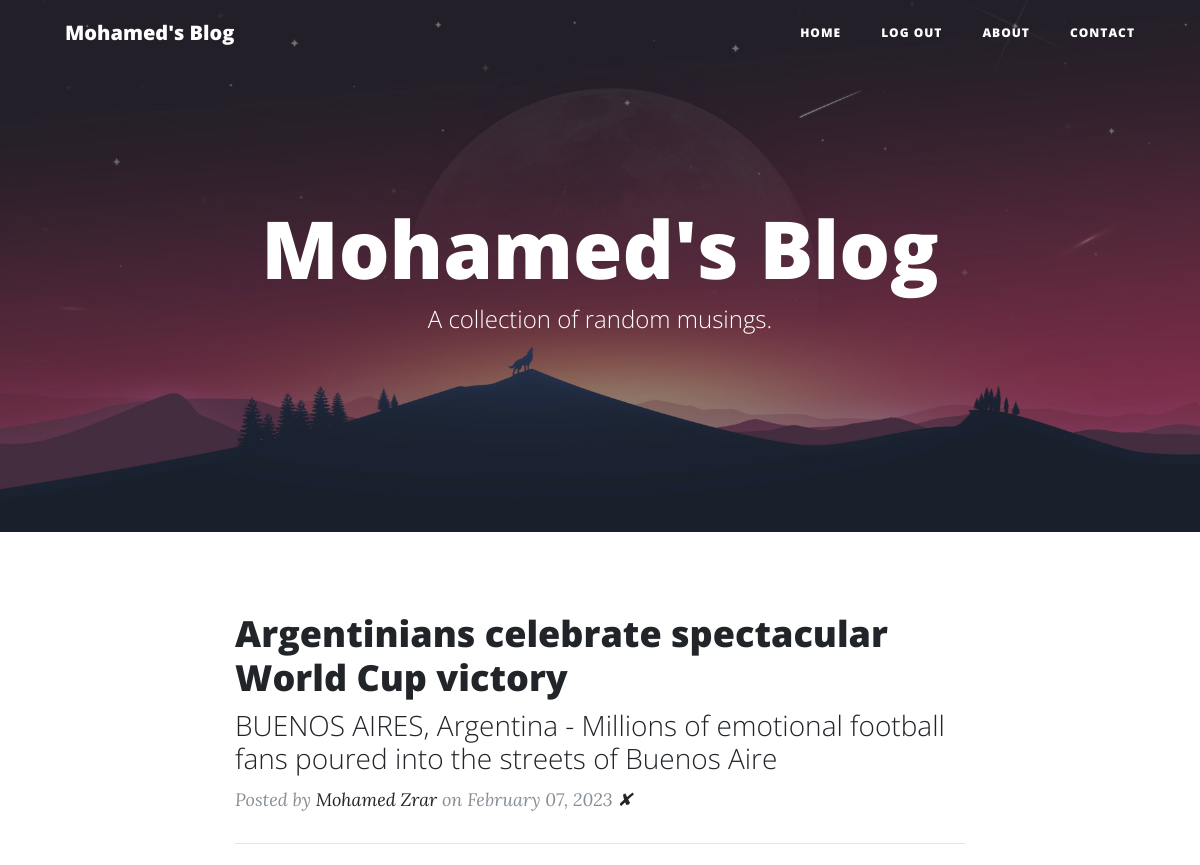
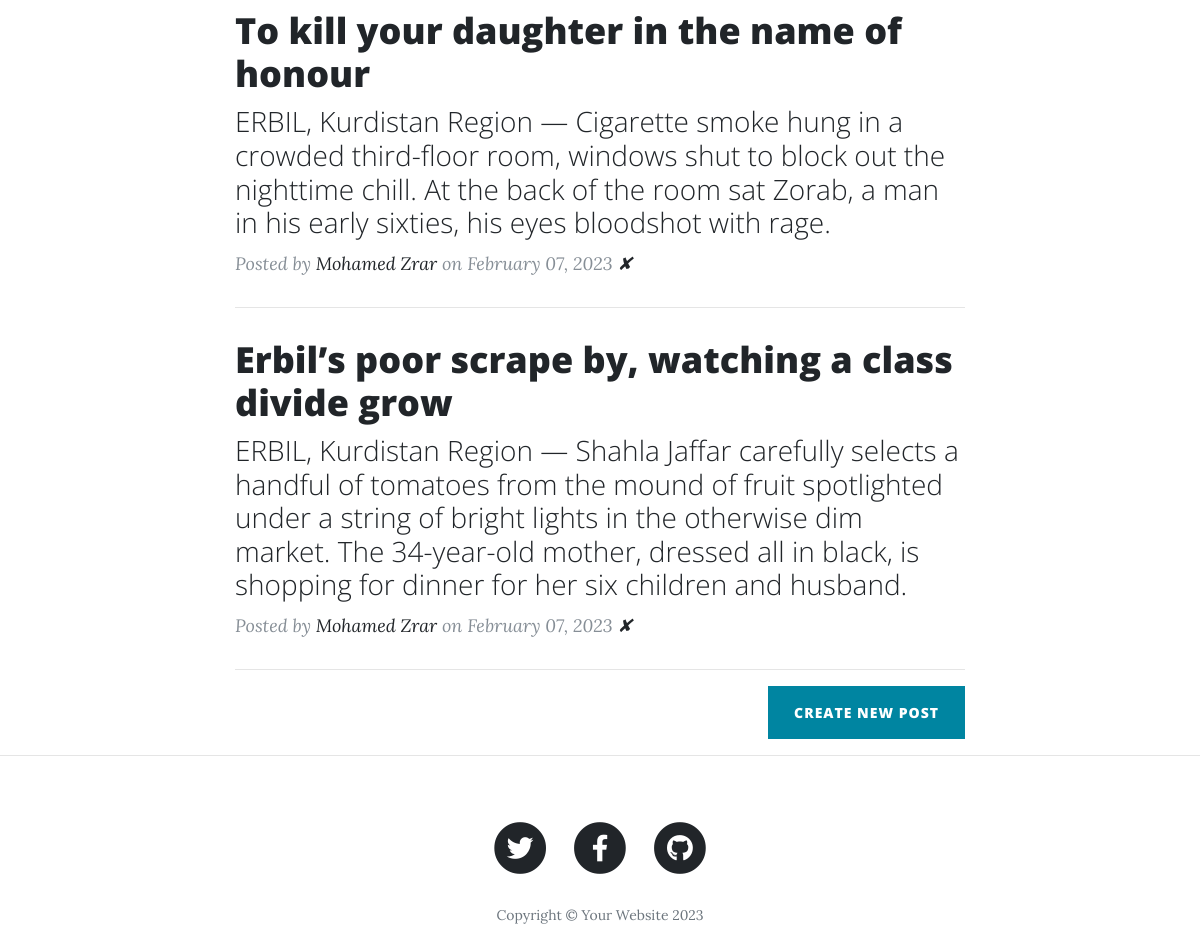
The page / (signed in) on the database its author committed (2 pictures, top to bottom).
### main.py (models this page shows)
class BlogPost(db.Model):
    __tablename__ = "blog_posts"
    id = db.Column(db.Integer, primary_key=True)
    author_id = db.Column(db.Integer, db.ForeignKey("users.id"))
    author = relationship("User", back_populates="posts")
    title = db.Column(db.String(250), unique=True, nullable=False)
    subtitle = db.Column(db.String(250), nullable=False)
    date = db.Column(db.String(250), nullable=False)
    body = db.Column(db.Text, nullable=False)
    img_url = db.Column(db.String(250), nullable=False)
    comments = relationship("Comment", back_populates="parent_post")

class User(UserMixin, db.Model):
    __tablename__ = "users"
    id = db.Column(db.Integer, primary_key=True)
    email = db.Column(db.String(100), unique=True)
    password = db.Column(db.String(100))
    name = db.Column(db.String(100))
    posts = relationship("BlogPost", back_populates="author")
    comments = relationship("Comment", back_populates="comment_author")

### main.py (the view)
@app.route('/')
def get_all_posts():
    posts = BlogPost.query.all()
    return render_template("index.html", all_posts=posts)

### main.py (called while the page is built)
@login_manager.user_loader
def load_user(user_id):
    return User.query.get(int(user_id))

### templates/index.html
{% include "header.html" %}
  <header class="masthead" style="background-image: url({{ url_for('static', filename='img/index-bg.jpg')}})">
    <div class="overlay"></div>
    <div class="container">
      <div class="row">
        <div class="col-lg-8 col-md-10 mx-auto">
          <div class="site-heading">
            <h1>Mohamed's Blog</h1>
            <span class="subheading">A collection of random musings.</span>
          </div>
        </div>
      </div>
    </div>
  </header>
  <div class="container">
    <div class="row">
      <div class="col-lg-8 col-md-10 mx-auto">
        {% for post in all_posts %}
        <div class="post-preview">
          <a href="{{ url_for('show_post', post_id=post.id) }}">
            <h2 class="post-title">
              {{post.title}}
            </h2>
            <h3 class="post-subtitle">
              {{post.subtitle}}
            </h3>
          </a>
          <p class="post-meta">Posted by
            <a href="#">{{post.author.name}}</a>
            on {{post.date}}
          {% if current_user.id == 1 %}
            <a href="{{url_for('delete_post', post_id=post.id) }}">✘</a>
            {% endif %}
          </p>
        </div>
        <hr>
        {% endfor %}
        {% if current_user.id == 1 %}
        <div class="clearfix">
          <a class="btn btn-primary float-right" href="{{url_for('add_new_post')}}">Create New Post</a>
        </div>
        {% endif %}
      </div>
    </div>
  </div>
  <hr>
{% include "footer.html" %}

### rows shown on the page
BlogPost: title "Argentinians celebrate spectacular World Cup victory", subtitle "BUENOS AIRES, Argentina - Millions of emotional football fans poured into the streets of Buenos Aire", author.name "Mohamed Zrar", date "February 07, 2023"
BlogPost: title "To kill your daughter in the name of honour", subtitle "ERBIL, Kurdistan Region — Cigarette smoke hung in a crowded third-floor room, windows shut to block out the nighttime chill. At the back of the room sat Zorab, a man in his early sixties, his eyes bloodshot with rage.", author.name "Mohamed Zrar", date "February 07, 2023"
BlogPost: title "Erbil’s poor scrape by, watching a class divide grow", subtitle "ERBIL, Kurdistan Region — Shahla Jaffar carefully selects a handful of tomatoes from the mound of fruit spotlighted under a string of bright lights in the otherwise dim market. The 34-year-old mother, dressed all in black, is shopping for dinner for her six children and husband.", author.name "Mohamed Zrar", date "February 07, 2023"
